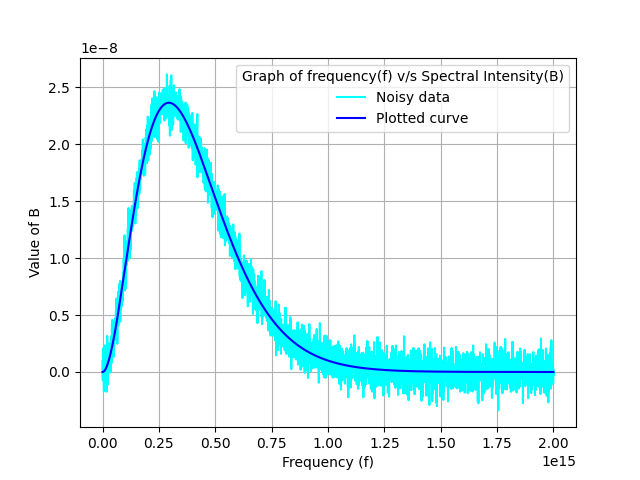

Here is the Python script that generated this plot:
from scipy.optimize import curve_fit
import numpy as np
import matplotlib.pyplot as plt
import warnings

warnings.filterwarnings("ignore")                   # for ignoring Overflow warnings

PLANCK_CONSTANT = 6.62607015e-34
SPEED_OF_LIGHT = 299792458                          # defining Constants
BOLTZMANN_CONSTANT = 1.380649e-23

data = np.loadtxt("dataset3.txt")                   # importing datasets and extracing data
f = data[:, 0]
B = data[:, 1]

def mapping(x, T, h, c, k_b):
    return (2*h*(x**3)/((c**2)*(np.exp((h*x)/(k_b*T)) - 1)))                    

initial_guess = [5246, PLANCK_CONSTANT, SPEED_OF_LIGHT, BOLTZMANN_CONSTANT]
args, pcov= curve_fit(mapping, f, B, initial_guess, maxfev = 100000)        # calling curve_fit to get temperature and Constants
B0 = mapping(f, args[0], args[1], args[2], args[3])

print(f" Temperature = {args[0]}, planck's constant = {args[1]}, speed of light = {args[2]}, boltzmann constant = {args[3]}")

plt.xlabel("Frequency (f)")
plt.ylabel("Value of B")
plt.grid(True)                                      # plotting the curves and saving them
plt.plot(f, B, color = "cyan")
plt.plot(f, B0, color = "blue")
plt.legend(['Noisy data', 'Plotted curve'], title = 'Graph of frequency(f) v/s Spectral Intensity(B)')
plt.savefig('dataset3_2.png')